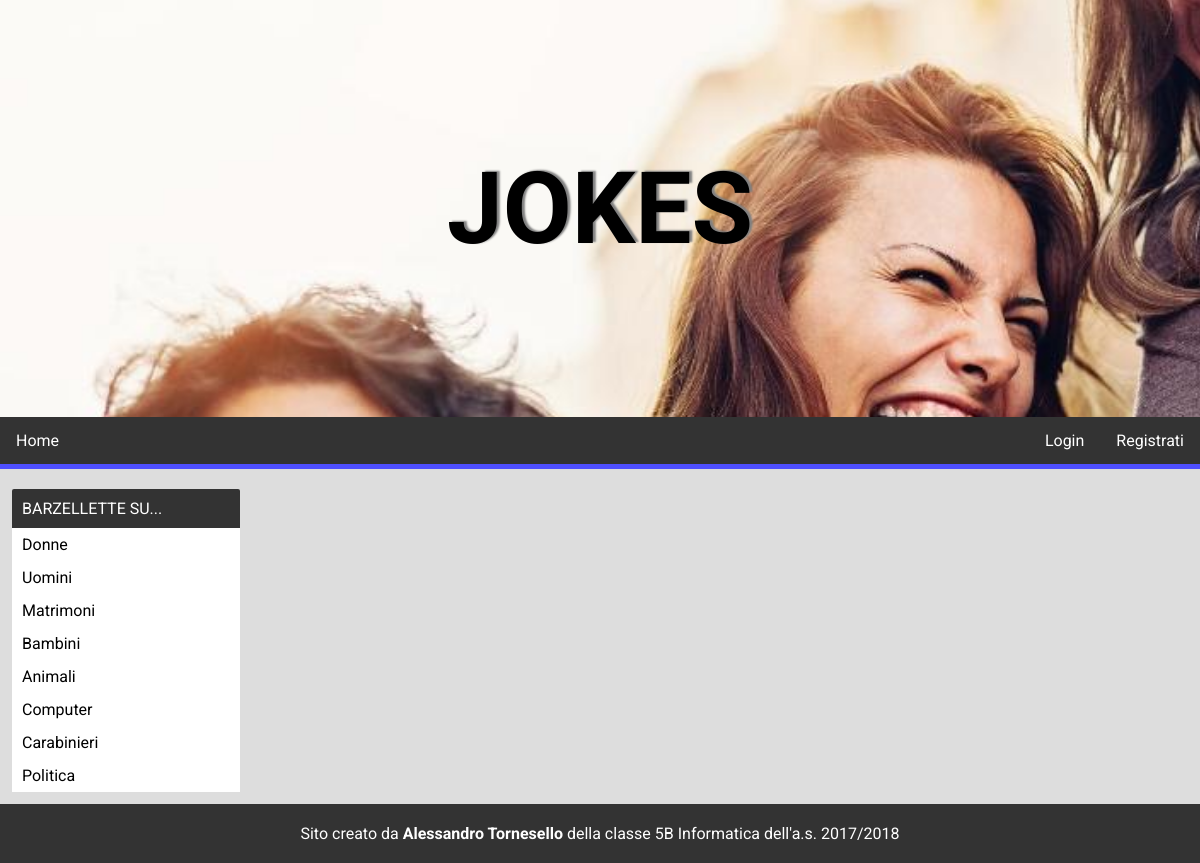
The app's page /category.php with its own data.
### tables this page shows
CREATE TABLE `category` (
  `id` int(11) NOT NULL,
  `name` varchar(255) DEFAULT NULL
);

### category.php (the view, shortened to what this page needs)
<!DOCTYPE html>
<html>
  <head>
    <link rel="stylesheet" type="text/css" media="screen" href="styles/main.css"/>
    <link rel="stylesheet" type="text/css" media="screen" href="styles/joketable.css"/>
    <link rel="stylesheet" type="text/css" media="screen" href="styles/category.css"/>
    <link rel="stylesheet" href="https://maxcdn.bootstrapcdn.com/font-awesome/4.5.0/css/font-awesome.min.css">
  </head>
  <body>
    <div class="header">
        <div class="img">
            <p>Jokes</p>
        </div>
        <?php include("menu.php"); ?>
    </div>
    <div class="sidebar">
        <table class="categoriestable">
            <tr><td class="categoriestitle">Barzellette su...</td></tr>
            <?php
                include("conn.php");
                $sql = "SELECT name
                        FROM category";
                if($result = $conn->query($sql)) {
                    while ($row = $result->fetch_assoc()) {
                        echo "<tr><td class='categoriesname'><a href='category.php?category=".
                          $row['name']."'>".
                          $row['name'].
                          "</a></td></tr>";
                    }
                }
            ?>
        </table>
    </div>
    <div class="content">
    </div>
    <div class="footer">
      <?php include("footer.php"); ?>
    </div>
  </body>
</html>

### styles/main.css (style rules this page uses)
* { padding: 0; margin: 0; font-family: 'Roboto', sans-serif; }
body { background-color: #ddd; }
div.sidebar { float: left; width: 20%; }
div.content { float: right; width: 80%; }
table.categoriestable { margin: 20px 0 5% 5%; width: 95%; border-collapse: collapse; }
td.categoriestitle { background-color: #333; color: #fff; padding: 10px; text-transform: uppercase; border-radius: 2px 2px 0 0; }
td.categoriesname { background-color: #fff; padding: 7px 10px; }
td.categoriesname a { text-decoration: none; color: #000; }
div.img { background-image: url("../img/bg_home.jpg"); background-attachment: fixed; background-repeat: no-repeat; background-size: cover; background-position: 0 -30px; padding: 150px 0 150px 0; text-align: center; }
div.img p { font-size: 100px; text-transform: uppercase; font-weight: bold; color: #000; font-family: 'Comfortaa', cursive; text-shadow: 3px -1px 2px rgb(128, 128, 128); }
div.footer { clear: both; }

### records on screen
category: name "Donne"
category: name "Uomini"
category: name "Matrimoni"
category: name "Bambini"
category: name "Animali"
category: name "Computer"
category: name "Carabinieri"
category: name "Politica"
